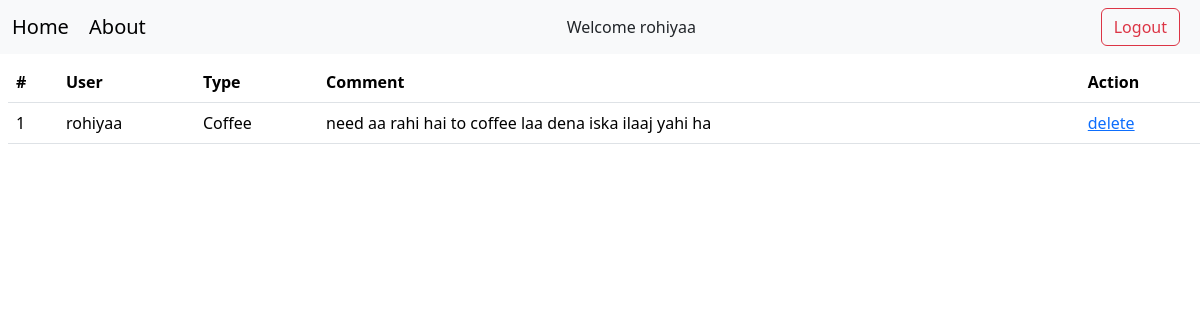
Screenshot of /members/ (signed in) with the database file from the repository.
### grocery/models.py (models this page shows, shortened)
class Requests(models.Model):
    user = models.ForeignKey(User, on_delete=models.CASCADE)
    item_type = models.ForeignKey(Type,null=True, on_delete=models.SET_NULL)
    comment = models.TextField(max_length=300)

class Type(models.Model):
    typename = models.TextField(max_length=100 ,unique=True, null=False, blank=False)
    def __str__(self) -> str:
        return self.typename.capitalize()

### grocery/views.py (the view)
# urls.py: path('members/', view= views.request_show),
@login_required(login_url='/login/')
def request_show(request):
    return render(request, 'requests.html', {'data': Requests.objects.all()})

### grocery/templates/requests.html (shortened to what this page needs)
{% extends 'base.html' %}
{% block content %}
<table class="table table-hover m-2">
    <thead>
        <tr>
            <th>#</th>
            <th>User</th>
            <th>Type</th>
            <th>Comment</th>
            <th>Action</th>
        </tr>
    </thead>
    <tbody>
        {% for row in data %}
        <tr>
            <td>{{ forloop.counter }}</td>
            <td>{{ row.user }}</td>
            <td>{{ row.item_type }}</td>
            <td>{{ row.comment }}</td>
            <td><a href="/delComment/{{ row.id }}">delete</a></td>
        </tr>
        {% endfor %}
    </tbody>
</table>
{% endblock content %}

### templates/base.html (shortened to what this page needs)
<!DOCTYPE html>
<html lang="en">
<head>
    <link href="https://cdn.jsdelivr.net/npm/bootstrap@5.3.3/dist/css/bootstrap.min.css" rel="stylesheet">
</head>
<body>
    <nav class="navbar bg-body-tertiary">
        <div class="container-fluid">
            <div>
                <a class="navbar-brand" href='/'>Home</a>
                <a class="navbar-brand" href='/about'>About</a>
            </div>
            {% if request.user.is_authenticated %}
            Welcome {{ request.user }}
            {% endif %}
            <a href="/logout" class="btn btn-outline-danger me-2">Logout</a>
        </div>
    </nav>
    {% block content %}
    {% endblock content %}
</body>
</html>

### rows the page displays
Requests: user "rohiyaa", item_type "Coffee", comment "need aa rahi hai to coffee laa dena iska ilaaj yahi ha"

### other values shown
{{ request.user }} "rohiyaa"
